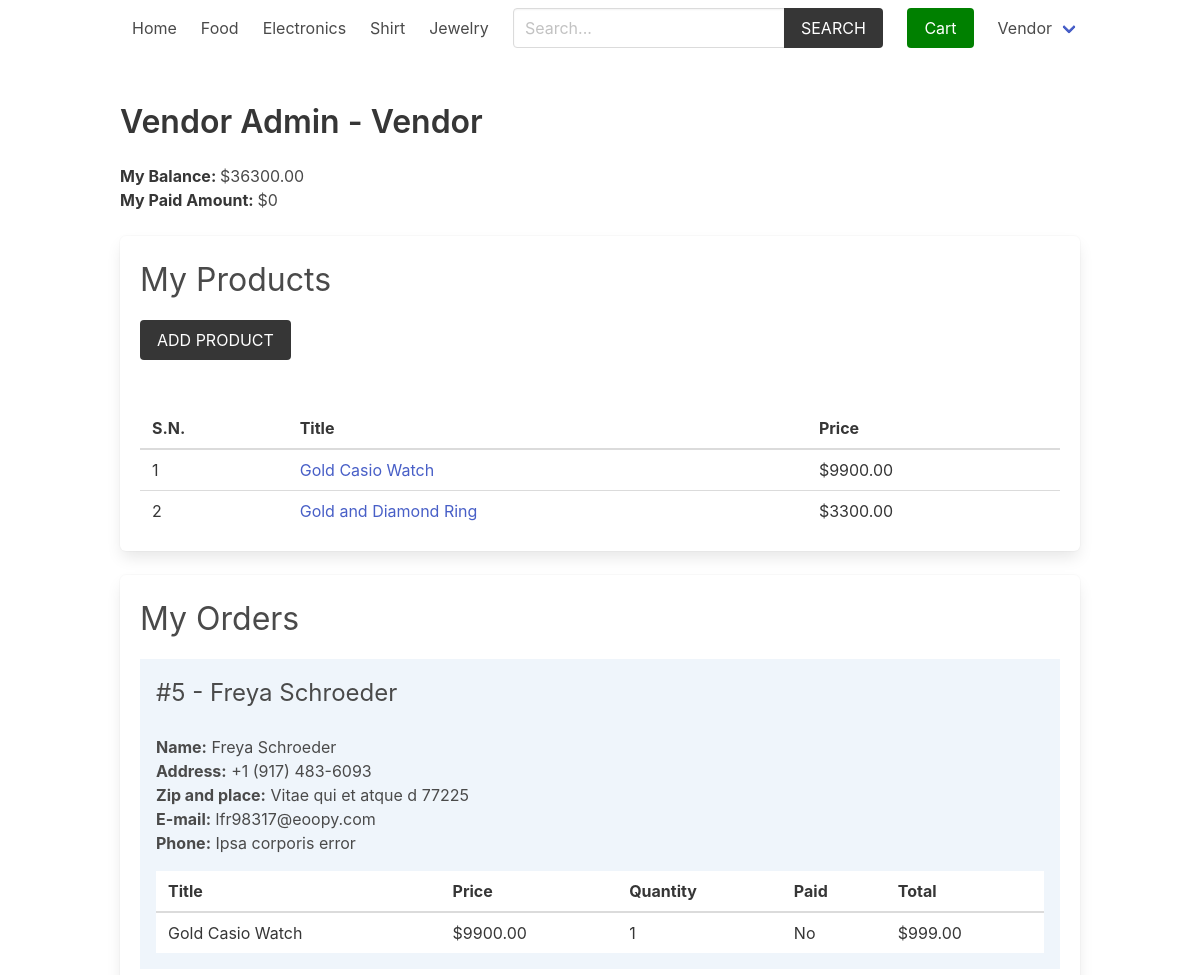
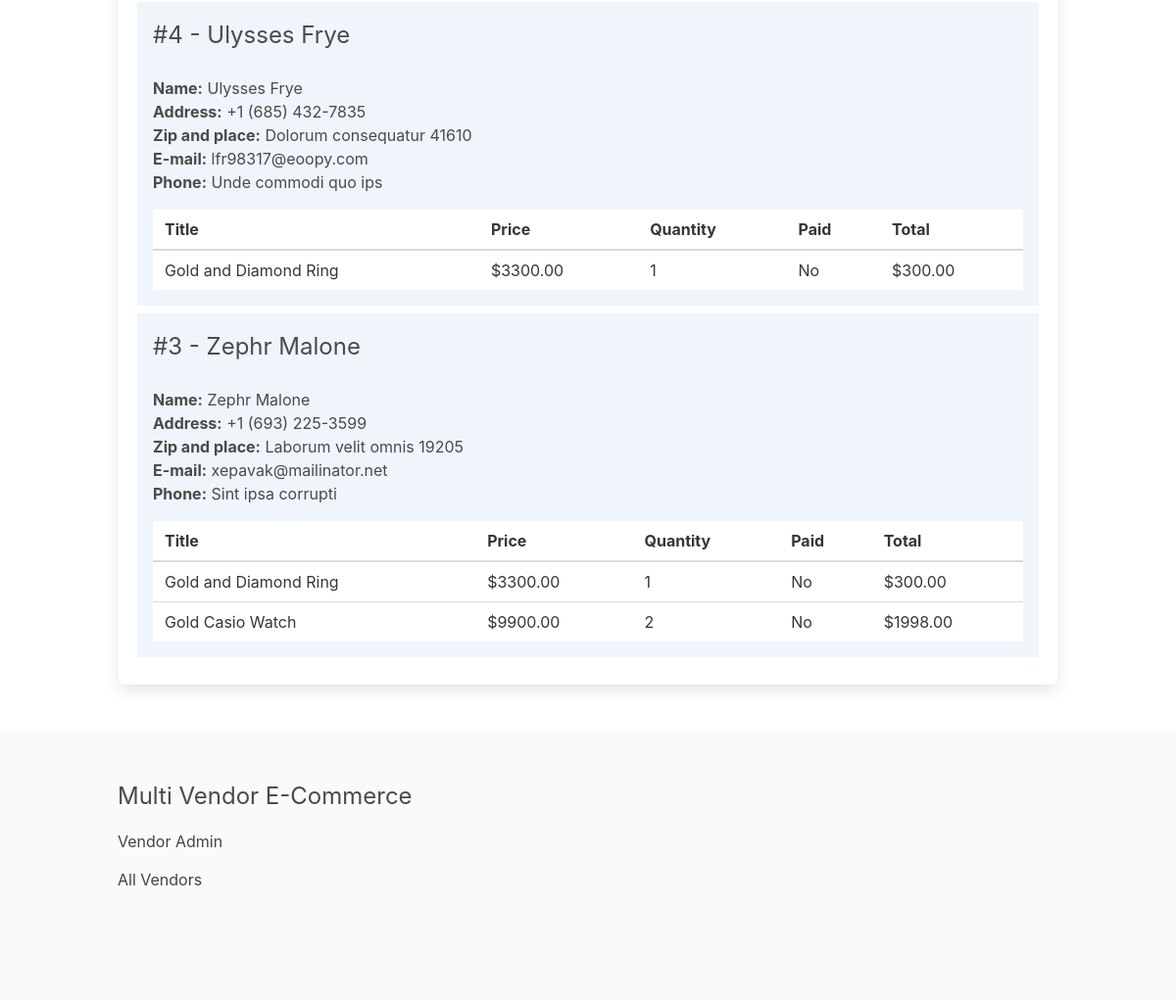
Page /vendor/vendor-admin/ (signed in) on the committed database (2 pictures, top to bottom).
### product/models.py (models this page shows, shortened)
class Category(models.Model):
    title = models.CharField(max_length=50)
    slug = models.SlugField(max_length=55)
    ordering = models.IntegerField(default=0)
    class Meta:
        ordering = ['ordering']

class Product(models.Model):
    category = models.ForeignKey(Category, related_name='products', on_delete=models.CASCADE)
    vendor = models.ForeignKey(Vendor, related_name="products", on_delete=models.CASCADE)
    title = models.CharField(max_length=50)
    slug = models.SlugField(max_length=55)
    description = models.TextField(blank=True, null=True)
    price = models.DecimalField(max_digits=6, decimal_places=2)
    added_date = models.DateTimeField(auto_now_add=True)
    image = models.ImageField(upload_to='uploads/', blank=True, null=True)
    thumbnail = models.ImageField(upload_to='uploads/', blank=True, null=True) # Change uploads to thumbnails
    class Meta:
        ordering = ['-added_date']

### vendor/models.py (models this page shows, shortened)
class Vendor(models.Model):
    name = models.CharField(max_length=255)
    created_at = models.DateTimeField(auto_now_add=True)
    created_by = models.OneToOneField(User, related_name='vendor', on_delete=models.CASCADE)
    class Meta:
        ordering = ['name']
    def get_balance(self):
        items = self.items.filter(vendor_paid=False, order__vendors__in=[self.id])
        return sum((item.product.price * item.quantity) for item in items)
    def get_paid_amount(self):
        items = self.items.filter(vendor_paid=True, order__vendors__in=[self.id])
        return sum((item.product.price * item.quantity) for item in items)

### order/models.py (models this page shows, shortened)
class OrderItem(models.Model):
    order = models.ForeignKey(Order, related_name="items", on_delete=models.CASCADE)
    product = models.ForeignKey(Product, related_name="items", on_delete=models.CASCADE)
    vendor = models.ForeignKey(Vendor, related_name="items", on_delete=models.CASCADE)
    vendor_paid = models.BooleanField(default=False)
    price = models.DecimalField(max_digits=8, decimal_places=2)
    quantity = models.IntegerField(default=1)
    def get_total_price(self):
        return self.price * self.quantity

class Order(models.Model):
    first_name = models.CharField(max_length=100)
    last_name = models.CharField(max_length=100)
    email = models.CharField(max_length=100)
    address = models.CharField(max_length=100)
    zipcode = models.CharField(max_length=100)
    place = models.CharField(max_length=100)
    phone = models.CharField(max_length=100)
    created_at = models.DateTimeField(auto_now_add=True)
    paid_amount = models.DecimalField(max_digits=8, decimal_places=2)
    vendors = models.ManyToManyField(Vendor, related_name="orders")
    class Meta:
        ordering = ['-created_at']

### vendor/views.py (the view)
# urls.py: path('vendor-admin/', views.vendor_admin, name="vendor-admin"),
@login_required
def vendor_admin(request):
    vendor = request.user.vendor
    products = vendor.products.all()
    orders = vendor.orders.all()
    for order in orders:
        order.vendor_amount = 0
        order.vendor_paid_amount = 0
        order.fully_paid = True
        for item in order.items.all():
            if item.vendor == request.user.vendor:
                if item.vendor_paid:
                    order.vendor_paid_amount += item.get_total_price()
                else:
                    order.vendor_amount += item.get_total_price()
                    order.fully_paid = False
    return render(request, 'vendor/vendor_admin.html', {'vendor': vendor, 'products': products, 'orders': orders})

### cart/cart.py (called while the page is built)
    def __len__(self):
        return sum(item['quantity'] for item in self.cart.values())

### cart/context_processors.py (called while the page is built)
def cart(request):
    return {'cart': Cart(request)}

### product/context_processors.py (called while the page is built)
def menu_categories(request):
    categories = Category.objects.all()
    return {'categories': categories}

### templates/vendor/vendor_admin.html (shortened to what this page needs)
{% extends 'core/base.html' %}
{% block content %}
    <h1 class="title">Vendor Admin - <span class="is-capitalized">{{vendor.name}}</span></h1>
    <div class="mb-5">
        <strong>My Balance: </strong> ${{vendor.get_balance}} <br>
        <strong>My Paid Amount: </strong> ${{vendor.get_paid_amount}}
    </div>
    <div class="box">
        <h2 class="is-size-3 mb-4">My Products</h2>
        <a href="{% url 'vendor:add-product' %}" class="button is-dark is-uppercase mb-6">Add Product</a>
        {% if products %}
            <table class="table is-fullwidth">
                <thead>
                    <tr>
                        <th>S.N.</th>
                        <th>Title</th>
                        <th>Price</th>
                    </tr>
                </thead>
                <tbody>
                    {% for product in products %}
                        <tr>
                            <td>{{ forloop.counter }}</td>
                            <td><a href="{% url 'product:product' product.category.slug product.slug %}">{{ product.title }}</a></td>
                            <td>${{ product.price }}</td>
                        </tr>
                    {% endfor %}
                </tbody>
            </table>
        {% else %}
            <p class="has-text-danger">Products not added yet.</p>
        {% endif %}
    </div>
    <div class="box">
        <h2 class="is-size-3 mb-4">My Orders</h2>
        {% if orders %}
            {% for order in orders %}
                <div class="{% if order.fully_paid %}has-background-success-light{% else %}has-background-info-light{% endif %} mb-2 p-4">
                    <div class="columns is-multiline">
                        <div class="column is-6">
                            <h3 class="is-size-4">#{{ order.id }} - {{ order.first_name }} {{ order.last_name }}</h3>
                        </div>
                        <div class="column is-12">
                            <b>Name:</b> {{ order.first_name }} {{ order.last_name }}<br>
                            <b>Address:</b> {{ order.address }}<br>
                            <b>Zip and place:</b> {{ order.zipcode }} {{ order.place }}<br>
                            <b>E-mail:</b> {{ order.email }}<br>
                            <b>Phone:</b> {{ order.phone }}
                            <table class="table is-fullwidth mt-4">
                                <thead>
                                    <tr>
                                        <th>Title</th>
                                        <th>Price</th>
                                        <th>Quantity</th>
                                        <th>Paid</th>
                                        <th>Total</th>
                                    </tr>
                                </thead>
                                <tbody>
                                    {% for item in order.items.all %}
                                        {% if item.vendor == request.user.vendor %}
                                            <tr>
                                                <td>{{ item.product.title }}</td>
                                                <td>${{ item.product.price }}</td>
                                                <td>{{ item.quantity }}</td>
                                                <td>{{ item.vendor_paid|yesno:"Yes,No" }}</td>
                                                <td>${{ item.get_total_price }}</td>
                                            </tr>
                                        {% endif %}
                                    {% endfor %}
                                </tbody>
                            </table>
                        </div>
                    </div>
                </div>
            {% endfor %}
        {% endif %}
    </div>
{% endblock content %}

### templates/core/base.html (shortened to what this page needs)
{% load static %}
<!DOCTYPE html>
<html lang="en">
<head>
    <link rel="stylesheet" href="https://cdn.jsdelivr.net/npm/bulma@0.9.2/css/bulma.min.css">
    <link rel="stylesheet" href="{% static 'css/main.css' %}">
</head>
<body>
    <div class="container">
        <nav class="navbar" role="navigation" aria-label="main navigation">
            <div id="navbarBasicExample" class="navbar-menu">
                <div class="navbar-start">
                <a class="navbar-item" href="{% url 'core:home' %}">
                    Home
                </a>
                {% for category in categories %}
                    <a class="navbar-item" href="{% url 'product:category' category.slug %}">
                        {{category.title}}
                    </a>
                {% endfor %}
                </div>
                <div class="navbar-start">
                    <div class="navbar-item">
                        <form method="get" action="{% url 'product:search' %}">
                            <div class="field has-addons">
                                <div class="control">
                                    <input type="search" name="query" id="" class="input" placeholder="Search...">
                                </div>
                                <div class="control">
                                    <button class="button is-dark is-uppercase">Search</button>
                                </div>
                            </div>
                        </form>
                    </div>
                </div>
                <div class="navbar-end">
                <div class="navbar-item">
                    <a href="{% url 'cart:cart' %}" class="button is-warning" style="background-color: green; color:white;">Cart {% if cart %}({{cart|length}}){% endif %}</a>
                </div>
                {% if request.user.is_authenticated %}
                <div class="navbar-item has-dropdown is-hoverable">
                    <a class="navbar-link is-capitalized">
                    {{user.vendor.name}}
                    </a>
                </div>
                {% endif %}
                </div>
            </div>
            </nav>
    </div>
    <section class="section">
        <div class="container">
            {% block content %}{% endblock content %}
        </div>
    </section>
    <footer class="footer">
        <div class="container">
            <h3 class="is-size-4 mb-4">Multi Vendor E-Commerce</h3>
            {% if request.user.is_authenticated %}
                <a href="{% url 'vendor:vendor-admin' %}">Vendor Admin</a>
            {% else %}
                <a href="{% url 'vendor:become-vendor' %}">Become a Vendor</a>
            {% endif %}
            <br>
            <a href="{% url 'vendor:vendors' %}">All Vendors</a>
        </div>
    </footer>
</body>
</html>

### core/static/css/main.css (style rules this page uses)
.footer a { margin-bottom: 15px; display: inline-block; color: #444; }

### rows in the picture
Category: title "Food"
Category: title "Electronics"
Category: title "Shirt"
Category: title "Jewelry"
Vendor: name "Vendor", get_balance "36300.00", get_paid_amount "0"
Product: title "Gold Casio Watch", price "9900.00"
Product: title "Gold and Diamond Ring", price "3300.00"
Order: id "5", first_name "Freya", last_name "Schroeder", address "+1 (917) 483-6093", zipcode "Vitae qui et atque d", place "77225", email "lfr98317@eoopy.com", phone "Ipsa corporis error"
OrderItem: product "Gold Casio Watch", product.price "9900.00", quantity "1", vendor_paid "No", get_total_price "999.00"
Order: id "4", first_name "Ulysses", last_name "Frye", address "+1 (685) 432-7835", zipcode "Dolorum consequatur", place "41610", email "lfr98317@eoopy.com", phone "Unde commodi quo ips"
OrderItem: product "Gold and Diamond Ring", product.price "3300.00", quantity "1", vendor_paid "No", get_total_price "300.00"
Order: id "3", first_name "Zephr", last_name "Malone", address "+1 (693) 225-3599", zipcode "Laborum velit omnis", place "19205", email "xepavak@mailinator.net", phone "Sint ipsa corrupti"
OrderItem: product "Gold and Diamond Ring", product.price "3300.00", quantity "1", vendor_paid "No", get_total_price "300.00"
OrderItem: product "Gold Casio Watch", product.price "9900.00", quantity "2", vendor_paid "No", get_total_price "1998.00"

### other values in the picture
{{ user.vendor.name }} "Vendor"
